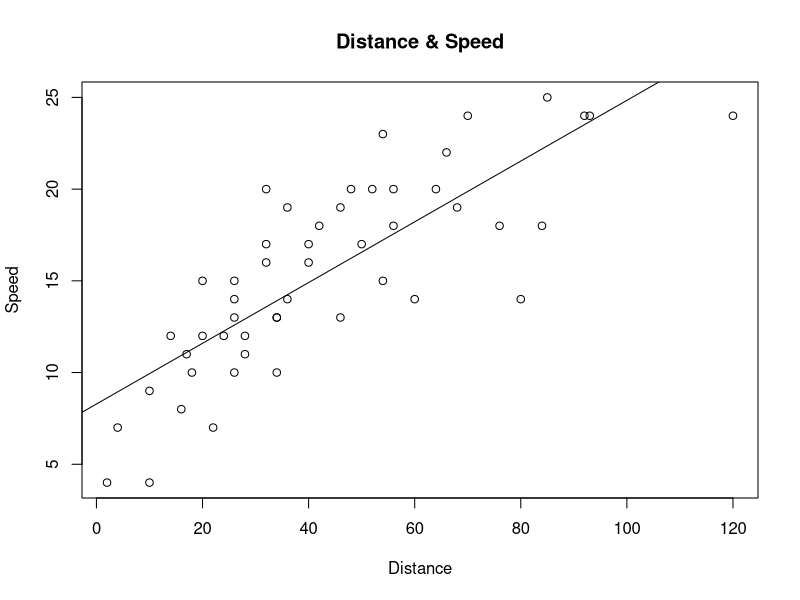
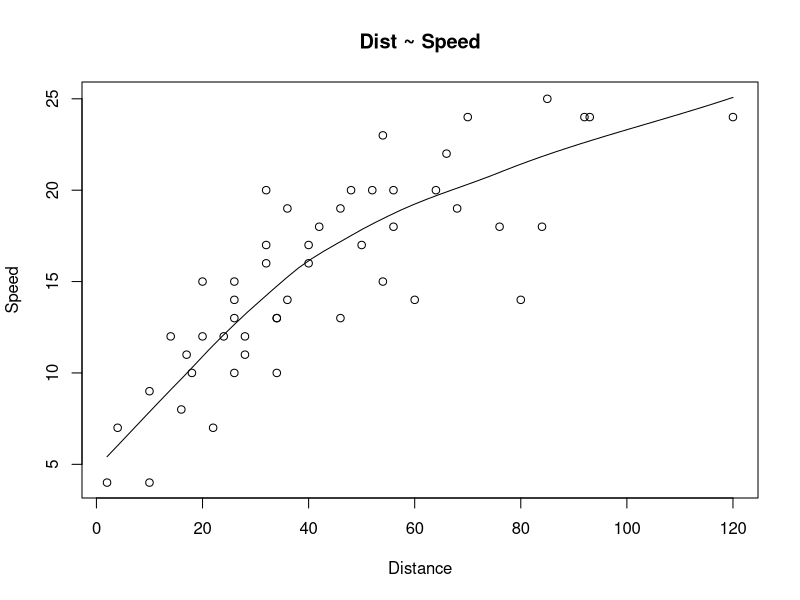
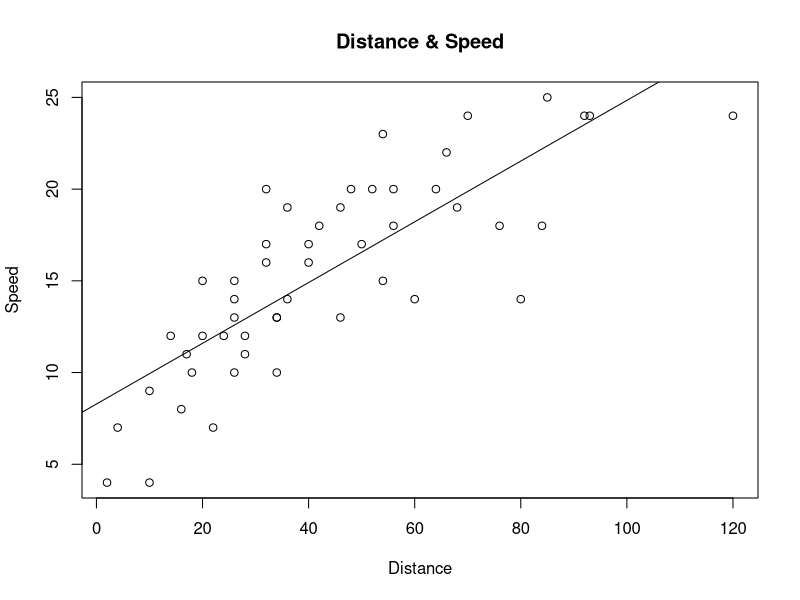
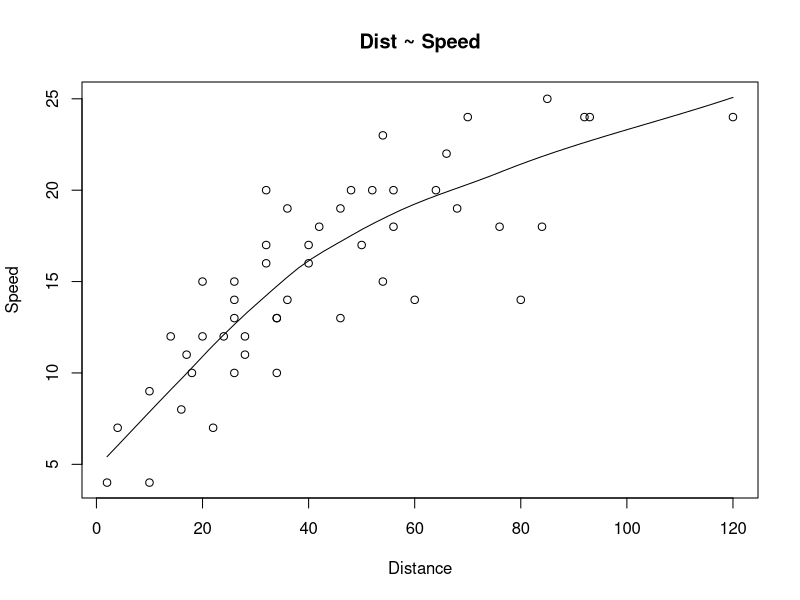

Generate these figures, in order, with R:
#Activity 2.1
x=cars$speed
y=cars$dist
model1 <- lm(y~x)
print(model1)
print(summary(model1))
plot(y,x,main = "Distance & Speed",abline(lm(speed~dist,
                                             data=cars)),xlab = "Distance",ylab = "Speed")
scatter.smooth(y,x, main="Dist ~ Speed",xlab = "Distance",ylab =
                 "Speed")
# OR
model1 <- lm(speed~dist, data=cars)
print(model1)
print(summary(model1))
plot(y=cars$speed,x=cars$dist,main = "Distance & Speed",
     abline(lm(speed~dist, data=cars)),xlab = "Distance",ylab =
       "Speed")
scatter.smooth(y=cars$speed,x=cars$dist, main="Dist ~ Speed",xlab =
                 "Distance",ylab = "Speed")

#builds regression between speed and stopping distance
#faster speed have longer stopping distance

#Activity 2.2
x=cars$speed
y=cars$dist
model1 <- lm(y~x)
newspeed <- data.frame(x=c(26, 27,28))
result <- predict(model1,newspeed)
print(result)

#predict the stopping distance for new speeds
#useful for real world forecasting

#ACtivity 2.3
?lm
?predict

#?lm explains linear regression function
#?predict explains prediction function
